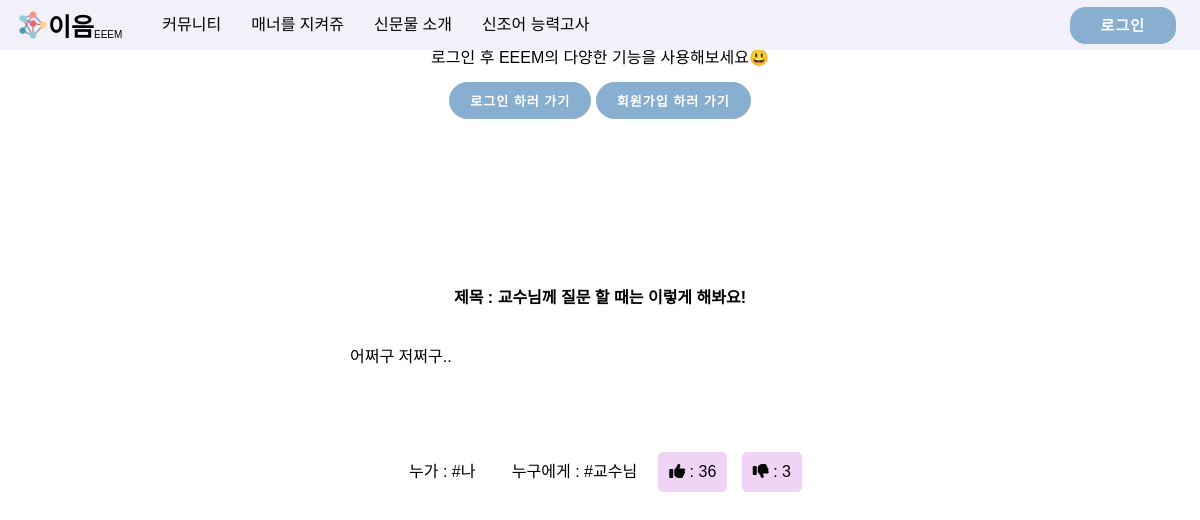
/manner/detail/1, run on the app's committed database.
### main/models.py (models this page shows)
class manner(models.Model):
    text = models.CharField(max_length=18)
    like = models.IntegerField()
    dis_like = models.IntegerField()
    hashtag_me = models.CharField(max_length=20)
    hashtag_you = models.CharField(max_length=20)
    hashtag_situation = models.CharField(max_length=500)

### main/views.py (the view)
# urls.py: path('manner/detail/<str:id>', views.mannersDetail, name='mannersDetail'),
def mannersDetail(request, id):
    manner_detail = get_object_or_404(manner, pk=id)
    return render(request, "mannersDetail.html", {"mannersdetail": manner_detail})

### main/templates/mannersDetail.html (shortened to what this page needs)
{% extends 'base.html' %}{% load static %} {% block content %}
<link rel="stylesheet" href='{% static "css/mannersDetail.css" %}'>
<body>
  <div class="mannersDetail__box">
    <h3>제목 : {{mannersdetail.text}}</h3>
    <div class="mannersDetail__box--situation">
      <p>{{mannersdetail.hashtag_situation}}</p>
    </div>
    <div class="mannersDetail__box--tag">
      <div class="mannersDetail__box--tag--hashtag">
        <span>누가 : {{mannersdetail.hashtag_me}}</span>
        <span>누구에게 : {{mannersdetail.hashtag_you}}</span>
      </div>
      <div class="mannersDetail__box--tag--like">
        <button onclick="location.href = '{% url 'mannerLikeUp' mannersdetail.id %}'"><i class="fas fa-thumbs-up"></i> : {{mannersdetail.like}}</button>
        <button onclick="location.href = '{% url 'mannerDisLikeUp' mannersdetail.id %}'"><i class="fas fa-thumbs-down"></i> : {{mannersdetail.dis_like}}</button>
      </div>
    </div>
  </div>
</body>
</html>
{% endblock %}

### main/static/css/navbar.css (style rules this page uses)
body { background-color: rgb(242, 240, 248); }

### main/static/css/mannersDetail.css (style rules this page uses)
.mannersDetail__box { display: flex; flex-direction: column; align-items: center; padding-top: 60px; }
.mannersDetail__box h3 { margin: 30px 0px; }
.mannersDetail__box--situation { padding: 10px; width: 500px; height: auto; min-height: 30px; border: 3px solid white; margin-bottom: 60px; }
.mannersDetail__box--tag { display: flex; justify-content: center; align-items: center; }
.mannersDetail__box--tag span { border: 1px solid white; border-radius: 5px; background-color: white; padding: 10px; margin: 0px 5px; }
.mannersDetail__box--tag button { border: 1px solid rgb(240, 212, 245); border-radius: 5px; background-color: rgb(240, 212, 245); padding: 10px; margin: 0px 5px; cursor: pointer; font-size: 16px; }

### data on the page
manner: text "교수님께 질문 할 때는 이렇게 해봐요!", hashtag_situation "어쩌구 저쩌구..", hashtag_me "#나", hashtag_you "#교수님", like "36", dis_like "3"
